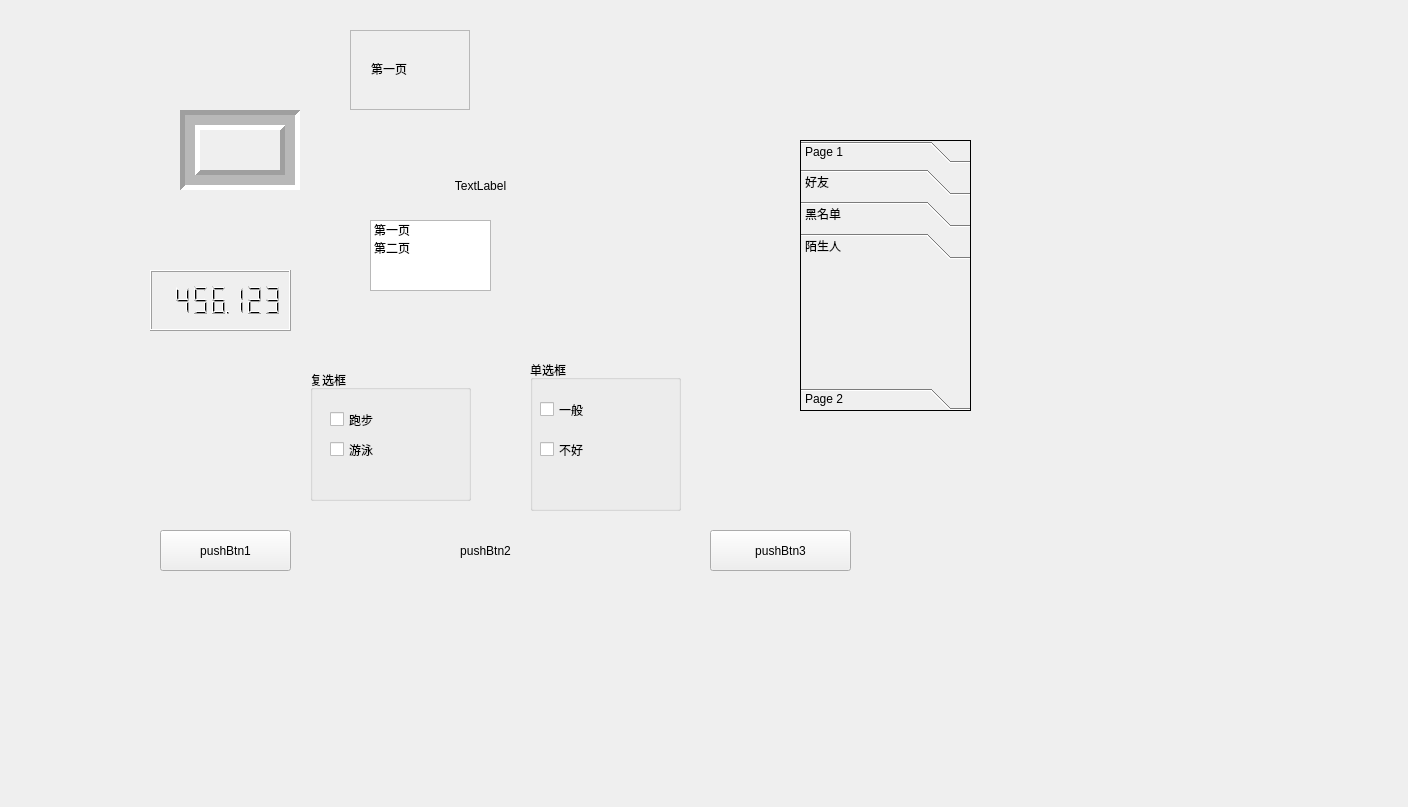
<?xml version="1.0" encoding="UTF-8"?>
<ui version="4.0">
 <class>MyWidget</class>
 <widget class="QWidget" name="MyWidget">
  <property name="geometry">
   <rect>
    <x>0</x>
    <y>0</y>
    <width>1408</width>
    <height>807</height>
   </rect>
  </property>
  <property name="windowTitle">
   <string>MyWidget</string>
  </property>
  <widget class="QFrame" name="frame">
   <property name="geometry">
    <rect>
     <x>180</x>
     <y>110</y>
     <width>120</width>
     <height>80</height>
    </rect>
   </property>
   <property name="frameShape">
    <enum>QFrame::Box</enum>
   </property>
   <property name="frameShadow">
    <enum>QFrame::Sunken</enum>
   </property>
   <property name="lineWidth">
    <number>5</number>
   </property>
   <property name="midLineWidth">
    <number>10</number>
   </property>
  </widget>
  <widget class="QLabel" name="label">
   <property name="geometry">
    <rect>
     <x>410</x>
     <y>160</y>
     <width>141</width>
     <height>51</height>
    </rect>
   </property>
   <property name="text">
    <string>TextLabel</string>
   </property>
   <property name="alignment">
    <set>Qt::AlignCenter</set>
   </property>
  </widget>
  <widget class="QLCDNumber" name="lcdNumber">
   <property name="geometry">
    <rect>
     <x>150</x>
     <y>270</y>
     <width>141</width>
     <height>61</height>
    </rect>
   </property>
   <property name="smallDecimalPoint">
    <bool>true</bool>
   </property>
   <property name="digitCount">
    <number>7</number>
   </property>
   <property name="value" stdset="0">
    <double>456.122999999999990</double>
   </property>
  </widget>
  <widget class="QListWidget" name="listWidget">
   <property name="geometry">
    <rect>
     <x>370</x>
     <y>220</y>
     <width>121</width>
     <height>71</height>
    </rect>
   </property>
   <item>
    <property name="text">
     <string>第一页</string>
    </property>
   </item>
   <item>
    <property name="text">
     <string>第二页</string>
    </property>
   </item>
  </widget>
  <widget class="QStackedWidget" name="stackedWidget">
   <property name="geometry">
    <rect>
     <x>350</x>
     <y>30</y>
     <width>120</width>
     <height>80</height>
    </rect>
   </property>
   <property name="frameShape">
    <enum>QFrame::StyledPanel</enum>
   </property>
   <property name="currentIndex">
    <number>0</number>
   </property>
   <widget class="QWidget" name="page">
    <widget class="QLabel" name="label_2">
     <property name="geometry">
      <rect>
       <x>20</x>
       <y>30</y>
       <width>72</width>
       <height>15</height>
      </rect>
     </property>
     <property name="text">
      <string>第一页</string>
     </property>
    </widget>
   </widget>
   <widget class="QWidget" name="page_2">
    <widget class="QLabel" name="label_3">
     <property name="geometry">
      <rect>
       <x>30</x>
       <y>40</y>
       <width>72</width>
       <height>15</height>
      </rect>
     </property>
     <property name="text">
      <string>第二页</string>
     </property>
    </widget>
   </widget>
  </widget>
  <widget class="QToolBox" name="toolBox">
   <property name="geometry">
    <rect>
     <x>800</x>
     <y>140</y>
     <width>171</width>
     <height>271</height>
    </rect>
   </property>
   <property name="frameShape">
    <enum>QFrame::Box</enum>
   </property>
   <property name="currentIndex">
    <number>3</number>
   </property>
   <widget class="QWidget" name="page_3">
    <property name="geometry">
     <rect>
      <x>0</x>
      <y>0</y>
      <width>169</width>
      <height>119</height>
     </rect>
    </property>
    <attribute name="label">
     <string>Page 1</string>
    </attribute>
   </widget>
   <widget class="QWidget" name="page_5">
    <attribute name="label">
     <string>好友</string>
    </attribute>
   </widget>
   <widget class="QWidget" name="page_6">
    <attribute name="label">
     <string>黑名单</string>
    </attribute>
   </widget>
   <widget class="QWidget" name="page_7">
    <attribute name="label">
     <string>陌生人</string>
    </attribute>
   </widget>
   <widget class="QWidget" name="page_4">
    <property name="geometry">
     <rect>
      <x>0</x>
      <y>0</y>
      <width>169</width>
      <height>119</height>
     </rect>
    </property>
    <attribute name="label">
     <string>Page 2</string>
    </attribute>
   </widget>
  </widget>
  <widget class="QPushButton" name="pushButton">
   <property name="geometry">
    <rect>
     <x>160</x>
     <y>530</y>
     <width>131</width>
     <height>41</height>
    </rect>
   </property>
   <property name="text">
    <string>pushBtn1</string>
   </property>
   <property name="checkable">
    <bool>true</bool>
   </property>
  </widget>
  <widget class="QPushButton" name="pushButton_2">
   <property name="geometry">
    <rect>
     <x>410</x>
     <y>530</y>
     <width>151</width>
     <height>41</height>
    </rect>
   </property>
   <property name="text">
    <string>pushBtn2</string>
   </property>
   <property name="flat">
    <bool>true</bool>
   </property>
  </widget>
  <widget class="QPushButton" name="pushButton_3">
   <property name="geometry">
    <rect>
     <x>710</x>
     <y>530</y>
     <width>141</width>
     <height>41</height>
    </rect>
   </property>
   <property name="text">
    <string>pushBtn3</string>
   </property>
  </widget>
  <widget class="QGroupBox" name="groupBox">
   <property name="geometry">
    <rect>
     <x>310</x>
     <y>370</y>
     <width>161</width>
     <height>131</height>
    </rect>
   </property>
   <property name="title">
    <string>复选框</string>
   </property>
   <widget class="QCheckBox" name="checkBox">
    <property name="geometry">
     <rect>
      <x>20</x>
      <y>40</y>
      <width>91</width>
      <height>19</height>
     </rect>
    </property>
    <property name="text">
     <string>跑步</string>
    </property>
    <property name="tristate">
     <bool>true</bool>
    </property>
   </widget>
   <widget class="QCheckBox" name="checkBox_2">
    <property name="geometry">
     <rect>
      <x>20</x>
      <y>70</y>
      <width>91</width>
      <height>19</height>
     </rect>
    </property>
    <property name="text">
     <string>游泳</string>
    </property>
    <property name="tristate">
     <bool>true</bool>
    </property>
   </widget>
  </widget>
  <widget class="QGroupBox" name="groupBox_2">
   <property name="geometry">
    <rect>
     <x>530</x>
     <y>360</y>
     <width>151</width>
     <height>151</height>
    </rect>
   </property>
   <property name="title">
    <string>单选框</string>
   </property>
   <widget class="QCheckBox" name="checkBox_3">
    <property name="geometry">
     <rect>
      <x>10</x>
      <y>40</y>
      <width>91</width>
      <height>19</height>
     </rect>
    </property>
    <property name="text">
     <string>一般</string>
    </property>
   </widget>
   <widget class="QCheckBox" name="checkBox_4">
    <property name="geometry">
     <rect>
      <x>10</x>
      <y>80</y>
      <width>91</width>
      <height>19</height>
     </rect>
    </property>
    <property name="text">
     <string>不好</string>
    </property>
   </widget>
  </widget>
 </widget>
 <layoutdefault spacing="6" margin="11"/>
 <resources/>
 <connections>
  <connection>
   <sender>listWidget</sender>
   <signal>currentRowChanged(int)</signal>
   <receiver>stackedWidget</receiver>
   <slot>setCurrentIndex(int)</slot>
   <hints>
    <hint type="sourcelabel">
     <x>465</x>
     <y>267</y>
    </hint>
    <hint type="destinationlabel">
     <x>407</x>
     <y>83</y>
    </hint>
   </hints>
  </connection>
 </connections>
</ui>
